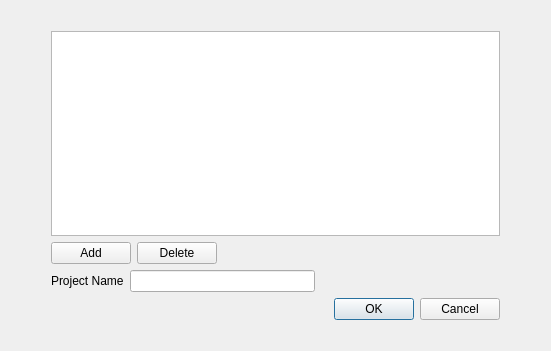
<?xml version="1.0" encoding="UTF-8"?>
<ui version="4.0">
 <class>Scheduler</class>
 <widget class="QDialog" name="Scheduler">
  <property name="geometry">
   <rect>
    <x>0</x>
    <y>0</y>
    <width>551</width>
    <height>351</height>
   </rect>
  </property>
  <property name="minimumSize">
   <size>
    <width>450</width>
    <height>300</height>
   </size>
  </property>
  <property name="windowTitle">
   <string>Dialog</string>
  </property>
  <layout class="QVBoxLayout" name="verticalLayout_3">
   <item>
    <layout class="QHBoxLayout" name="horizontalLayout_3">
     <item>
      <spacer name="horizontalSpacer_3">
       <property name="orientation">
        <enum>Qt::Horizontal</enum>
       </property>
       <property name="sizeType">
        <enum>QSizePolicy::Minimum</enum>
       </property>
       <property name="sizeHint" stdset="0">
        <size>
         <width>40</width>
         <height>20</height>
        </size>
       </property>
      </spacer>
     </item>
     <item>
      <layout class="QVBoxLayout" name="verticalLayout_2">
       <item>
        <spacer name="verticalSpacer_2">
         <property name="orientation">
          <enum>Qt::Vertical</enum>
         </property>
         <property name="sizeType">
          <enum>QSizePolicy::Minimum</enum>
         </property>
         <property name="sizeHint" stdset="0">
          <size>
           <width>20</width>
           <height>20</height>
          </size>
         </property>
        </spacer>
       </item>
       <item>
        <layout class="QVBoxLayout" name="verticalLayout">
         <item>
          <widget class="QTableWidget" name="tableWidget"/>
         </item>
         <item>
          <layout class="QHBoxLayout" name="horizontalLayout_2">
           <item>
            <widget class="QPushButton" name="addButton">
             <property name="text">
              <string>Add</string>
             </property>
            </widget>
           </item>
           <item>
            <widget class="QPushButton" name="deleteButton">
             <property name="text">
              <string>Delete</string>
             </property>
            </widget>
           </item>
           <item>
            <spacer name="horizontalSpacer">
             <property name="orientation">
              <enum>Qt::Horizontal</enum>
             </property>
             <property name="sizeHint" stdset="0">
              <size>
               <width>348</width>
               <height>20</height>
              </size>
             </property>
            </spacer>
           </item>
          </layout>
         </item>
         <item>
          <layout class="QHBoxLayout" name="horizontalLayout">
           <item>
            <widget class="QLabel" name="nameProjectLabel">
             <property name="text">
              <string>Project Name</string>
             </property>
            </widget>
           </item>
           <item>
            <widget class="QLineEdit" name="projectName"/>
           </item>
           <item>
            <spacer name="horizontalSpacer_2">
             <property name="orientation">
              <enum>Qt::Horizontal</enum>
             </property>
             <property name="sizeHint" stdset="0">
              <size>
               <width>148</width>
               <height>20</height>
              </size>
             </property>
            </spacer>
           </item>
          </layout>
         </item>
         <item>
          <widget class="QDialogButtonBox" name="AcceptRejectButtons">
           <property name="orientation">
            <enum>Qt::Horizontal</enum>
           </property>
           <property name="standardButtons">
            <set>QDialogButtonBox::Cancel|QDialogButtonBox::Ok</set>
           </property>
          </widget>
         </item>
        </layout>
       </item>
       <item>
        <spacer name="verticalSpacer">
         <property name="orientation">
          <enum>Qt::Vertical</enum>
         </property>
         <property name="sizeType">
          <enum>QSizePolicy::Minimum</enum>
         </property>
         <property name="sizeHint" stdset="0">
          <size>
           <width>20</width>
           <height>20</height>
          </size>
         </property>
        </spacer>
       </item>
      </layout>
     </item>
     <item>
      <spacer name="horizontalSpacer_4">
       <property name="orientation">
        <enum>Qt::Horizontal</enum>
       </property>
       <property name="sizeType">
        <enum>QSizePolicy::Minimum</enum>
       </property>
       <property name="sizeHint" stdset="0">
        <size>
         <width>40</width>
         <height>20</height>
        </size>
       </property>
      </spacer>
     </item>
    </layout>
   </item>
  </layout>
 </widget>
 <resources/>
 <connections/>
</ui>
